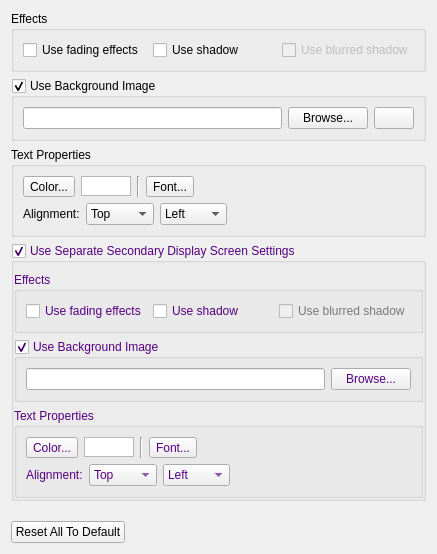
<?xml version="1.0" encoding="UTF-8"?>
<ui version="4.0">
 <class>AnnouncementSettingWidget</class>
 <widget class="QWidget" name="AnnouncementSettingWidget">
  <property name="geometry">
   <rect>
    <x>0</x>
    <y>0</y>
    <width>437</width>
    <height>554</height>
   </rect>
  </property>
  <layout class="QVBoxLayout" name="verticalLayout_2">
   <item>
    <widget class="QGroupBox" name="groupBoxEffects">
     <property name="title">
      <string>Effects</string>
     </property>
     <layout class="QHBoxLayout" name="horizontalLayout_2">
      <item>
       <widget class="QCheckBox" name="checkBoxUseFading">
        <property name="toolTip">
         <string>If checked, when switching displayed text, fades the old text out and fades the new text in .</string>
        </property>
        <property name="text">
         <string>Use fading effects</string>
        </property>
       </widget>
      </item>
      <item>
       <widget class="QCheckBox" name="checkBoxUseShadow">
        <property name="toolTip">
         <string>Useful when using a wallpaper image. Displays a fancy shadow effect.</string>
        </property>
        <property name="text">
         <string>Use shadow</string>
        </property>
       </widget>
      </item>
      <item>
       <widget class="QCheckBox" name="checkBoxUseBlurredShadow">
        <property name="enabled">
         <bool>false</bool>
        </property>
        <property name="toolTip">
         <string>Useful when using a wallpaper image. Displays a fancy shadow effect.</string>
        </property>
        <property name="text">
         <string>Use blurred shadow</string>
        </property>
       </widget>
      </item>
     </layout>
    </widget>
   </item>
   <item>
    <widget class="QGroupBox" name="groupBoxBackground">
     <property name="title">
      <string>Use Background Image</string>
     </property>
     <property name="checkable">
      <bool>true</bool>
     </property>
     <layout class="QHBoxLayout" name="horizontalLayout_4">
      <item>
       <widget class="QLineEdit" name="lineEditBackground">
        <property name="readOnly">
         <bool>true</bool>
        </property>
       </widget>
      </item>
      <item>
       <widget class="QPushButton" name="buttonBackground">
        <property name="text">
         <string>Browse...</string>
        </property>
       </widget>
      </item>
      <item>
       <widget class="QPushButton" name="pushButtonApplyToAll">
        <property name="toolTip">
         <string>Apply this background to all active backgrounds.</string>
        </property>
        <property name="icon">
         <iconset resource="softprojector.qrc">
          <normaloff>:/icons/icons/common.png</normaloff>:/icons/icons/common.png</iconset>
        </property>
       </widget>
      </item>
     </layout>
    </widget>
   </item>
   <item>
    <widget class="QGroupBox" name="groupBoxTextProperties">
     <property name="title">
      <string>Text Properties</string>
     </property>
     <layout class="QVBoxLayout" name="verticalLayout_3">
      <item>
       <layout class="QHBoxLayout" name="horizontalLayout_3">
        <item>
         <widget class="QToolButton" name="toolButtonColor">
          <property name="text">
           <string>Color...</string>
          </property>
         </widget>
        </item>
        <item>
         <widget class="QGraphicsView" name="graphicViewTextColor">
          <property name="sizePolicy">
           <sizepolicy hsizetype="Fixed" vsizetype="Fixed">
            <horstretch>0</horstretch>
            <verstretch>0</verstretch>
           </sizepolicy>
          </property>
          <property name="minimumSize">
           <size>
            <width>50</width>
            <height>20</height>
           </size>
          </property>
          <property name="maximumSize">
           <size>
            <width>50</width>
            <height>20</height>
           </size>
          </property>
         </widget>
        </item>
        <item>
         <widget class="Line" name="line">
          <property name="orientation">
           <enum>Qt::Vertical</enum>
          </property>
         </widget>
        </item>
        <item>
         <widget class="QToolButton" name="toolButtonFont">
          <property name="text">
           <string>Font...</string>
          </property>
         </widget>
        </item>
        <item>
         <widget class="QLabel" name="labelFont">
          <property name="sizePolicy">
           <sizepolicy hsizetype="Minimum" vsizetype="Preferred">
            <horstretch>0</horstretch>
            <verstretch>0</verstretch>
           </sizepolicy>
          </property>
          <property name="wordWrap">
           <bool>true</bool>
          </property>
         </widget>
        </item>
       </layout>
      </item>
      <item>
       <layout class="QHBoxLayout" name="horizontalLayout_8">
        <item>
         <widget class="QLabel" name="labelAlignment">
          <property name="text">
           <string>Alignment:</string>
          </property>
         </widget>
        </item>
        <item>
         <widget class="QComboBox" name="comboBoxVerticalAling">
          <item>
           <property name="text">
            <string>Top</string>
           </property>
          </item>
          <item>
           <property name="text">
            <string>Middle</string>
           </property>
          </item>
          <item>
           <property name="text">
            <string>Bottom</string>
           </property>
          </item>
         </widget>
        </item>
        <item>
         <widget class="QComboBox" name="comboBoxHorizontalAling">
          <item>
           <property name="text">
            <string>Left</string>
           </property>
          </item>
          <item>
           <property name="text">
            <string>Center</string>
           </property>
          </item>
          <item>
           <property name="text">
            <string>Right</string>
           </property>
          </item>
         </widget>
        </item>
        <item>
         <spacer name="horizontalSpacer_2">
          <property name="orientation">
           <enum>Qt::Horizontal</enum>
          </property>
          <property name="sizeHint" stdset="0">
           <size>
            <width>40</width>
            <height>20</height>
           </size>
          </property>
         </spacer>
        </item>
       </layout>
      </item>
     </layout>
    </widget>
   </item>
   <item>
    <widget class="QGroupBox" name="groupBoxUseDisp2">
     <property name="palette">
      <palette>
       <active>
        <colorrole role="WindowText">
         <brush brushstyle="SolidPattern">
          <color alpha="255">
           <red>85</red>
           <green>0</green>
           <blue>127</blue>
          </color>
         </brush>
        </colorrole>
        <colorrole role="Text">
         <brush brushstyle="SolidPattern">
          <color alpha="255">
           <red>85</red>
           <green>0</green>
           <blue>127</blue>
          </color>
         </brush>
        </colorrole>
        <colorrole role="ButtonText">
         <brush brushstyle="SolidPattern">
          <color alpha="255">
           <red>85</red>
           <green>0</green>
           <blue>127</blue>
          </color>
         </brush>
        </colorrole>
        <colorrole role="Highlight">
         <brush brushstyle="SolidPattern">
          <color alpha="255">
           <red>170</red>
           <green>85</green>
           <blue>255</blue>
          </color>
         </brush>
        </colorrole>
       </active>
       <inactive>
        <colorrole role="WindowText">
         <brush brushstyle="SolidPattern">
          <color alpha="255">
           <red>85</red>
           <green>0</green>
           <blue>127</blue>
          </color>
         </brush>
        </colorrole>
        <colorrole role="Text">
         <brush brushstyle="SolidPattern">
          <color alpha="255">
           <red>85</red>
           <green>0</green>
           <blue>127</blue>
          </color>
         </brush>
        </colorrole>
        <colorrole role="ButtonText">
         <brush brushstyle="SolidPattern">
          <color alpha="255">
           <red>85</red>
           <green>0</green>
           <blue>127</blue>
          </color>
         </brush>
        </colorrole>
        <colorrole role="Highlight">
         <brush brushstyle="SolidPattern">
          <color alpha="255">
           <red>170</red>
           <green>85</green>
           <blue>255</blue>
          </color>
         </brush>
        </colorrole>
       </inactive>
       <disabled>
        <colorrole role="WindowText">
         <brush brushstyle="SolidPattern">
          <color alpha="255">
           <red>120</red>
           <green>120</green>
           <blue>120</blue>
          </color>
         </brush>
        </colorrole>
        <colorrole role="Text">
         <brush brushstyle="SolidPattern">
          <color alpha="255">
           <red>120</red>
           <green>120</green>
           <blue>120</blue>
          </color>
         </brush>
        </colorrole>
        <colorrole role="ButtonText">
         <brush brushstyle="SolidPattern">
          <color alpha="255">
           <red>120</red>
           <green>120</green>
           <blue>120</blue>
          </color>
         </brush>
        </colorrole>
        <colorrole role="Highlight">
         <brush brushstyle="SolidPattern">
          <color alpha="255">
           <red>51</red>
           <green>153</green>
           <blue>255</blue>
          </color>
         </brush>
        </colorrole>
       </disabled>
      </palette>
     </property>
     <property name="title">
      <string>Use Separate Secondary Display Screen Settings</string>
     </property>
     <property name="flat">
      <bool>true</bool>
     </property>
     <property name="checkable">
      <bool>true</bool>
     </property>
     <layout class="QVBoxLayout" name="verticalLayout">
      <property name="leftMargin">
       <number>0</number>
      </property>
      <property name="rightMargin">
       <number>0</number>
      </property>
      <property name="bottomMargin">
       <number>0</number>
      </property>
      <item>
       <widget class="QGroupBox" name="groupBoxEffects2">
        <property name="palette">
         <palette>
          <active>
           <colorrole role="WindowText">
            <brush brushstyle="SolidPattern">
             <color alpha="255">
              <red>85</red>
              <green>0</green>
              <blue>127</blue>
             </color>
            </brush>
           </colorrole>
          </active>
          <inactive>
           <colorrole role="WindowText">
            <brush brushstyle="SolidPattern">
             <color alpha="255">
              <red>85</red>
              <green>0</green>
              <blue>127</blue>
             </color>
            </brush>
           </colorrole>
          </inactive>
          <disabled>
           <colorrole role="WindowText">
            <brush brushstyle="SolidPattern">
             <color alpha="255">
              <red>120</red>
              <green>120</green>
              <blue>120</blue>
             </color>
            </brush>
           </colorrole>
          </disabled>
         </palette>
        </property>
        <property name="title">
         <string>Effects</string>
        </property>
        <layout class="QHBoxLayout" name="horizontalLayout_7">
         <item>
          <widget class="QCheckBox" name="checkBoxUseFading2">
           <property name="toolTip">
            <string>If checked, when switching displayed text, fades the old text out and fades the new text in .</string>
           </property>
           <property name="text">
            <string>Use fading effects</string>
           </property>
          </widget>
         </item>
         <item>
          <widget class="QCheckBox" name="checkBoxUseShadow2">
           <property name="toolTip">
            <string>Useful when using a wallpaper image. Displays a fancy shadow effect.</string>
           </property>
           <property name="text">
            <string>Use shadow</string>
           </property>
          </widget>
         </item>
         <item>
          <widget class="QCheckBox" name="checkBoxUseBlurredShadow2">
           <property name="enabled">
            <bool>false</bool>
           </property>
           <property name="toolTip">
            <string>Useful when using a wallpaper image. Displays a fancy shadow effect.</string>
           </property>
           <property name="text">
            <string>Use blurred shadow</string>
           </property>
          </widget>
         </item>
        </layout>
       </widget>
      </item>
      <item>
       <widget class="QGroupBox" name="groupBoxBackground2">
        <property name="palette">
         <palette>
          <active>
           <colorrole role="WindowText">
            <brush brushstyle="SolidPattern">
             <color alpha="255">
              <red>85</red>
              <green>0</green>
              <blue>127</blue>
             </color>
            </brush>
           </colorrole>
          </active>
          <inactive>
           <colorrole role="WindowText">
            <brush brushstyle="SolidPattern">
             <color alpha="255">
              <red>85</red>
              <green>0</green>
              <blue>127</blue>
             </color>
            </brush>
           </colorrole>
          </inactive>
          <disabled>
           <colorrole role="WindowText">
            <brush brushstyle="SolidPattern">
             <color alpha="255">
              <red>120</red>
              <green>120</green>
              <blue>120</blue>
             </color>
            </brush>
           </colorrole>
          </disabled>
         </palette>
        </property>
        <property name="title">
         <string>Use Background Image</string>
        </property>
        <property name="checkable">
         <bool>true</bool>
        </property>
        <layout class="QHBoxLayout" name="horizontalLayout_5">
         <item>
          <widget class="QLineEdit" name="lineEditBackground2">
           <property name="readOnly">
            <bool>true</bool>
           </property>
          </widget>
         </item>
         <item>
          <widget class="QPushButton" name="buttonBackground2">
           <property name="text">
            <string>Browse...</string>
           </property>
          </widget>
         </item>
        </layout>
       </widget>
      </item>
      <item>
       <widget class="QGroupBox" name="groupBoxTextProperties2">
        <property name="palette">
         <palette>
          <active>
           <colorrole role="WindowText">
            <brush brushstyle="SolidPattern">
             <color alpha="255">
              <red>85</red>
              <green>0</green>
              <blue>127</blue>
             </color>
            </brush>
           </colorrole>
          </active>
          <inactive>
           <colorrole role="WindowText">
            <brush brushstyle="SolidPattern">
             <color alpha="255">
              <red>85</red>
              <green>0</green>
              <blue>127</blue>
             </color>
            </brush>
           </colorrole>
          </inactive>
          <disabled>
           <colorrole role="WindowText">
            <brush brushstyle="SolidPattern">
             <color alpha="255">
              <red>120</red>
              <green>120</green>
              <blue>120</blue>
             </color>
            </brush>
           </colorrole>
          </disabled>
         </palette>
        </property>
        <property name="title">
         <string>Text Properties</string>
        </property>
        <layout class="QVBoxLayout" name="verticalLayout_4">
         <item>
          <layout class="QHBoxLayout" name="horizontalLayout_6">
           <item>
            <widget class="QToolButton" name="toolButtonColor2">
             <property name="text">
              <string>Color...</string>
             </property>
            </widget>
           </item>
           <item>
            <widget class="QGraphicsView" name="graphicViewTextColor2">
             <property name="sizePolicy">
              <sizepolicy hsizetype="Fixed" vsizetype="Fixed">
               <horstretch>0</horstretch>
               <verstretch>0</verstretch>
              </sizepolicy>
             </property>
             <property name="minimumSize">
              <size>
               <width>50</width>
               <height>20</height>
              </size>
             </property>
             <property name="maximumSize">
              <size>
               <width>50</width>
               <height>20</height>
              </size>
             </property>
            </widget>
           </item>
           <item>
            <widget class="Line" name="line2">
             <property name="orientation">
              <enum>Qt::Vertical</enum>
             </property>
            </widget>
           </item>
           <item>
            <widget class="QToolButton" name="toolButtonFont2">
             <property name="text">
              <string>Font...</string>
             </property>
            </widget>
           </item>
           <item>
            <widget class="QLabel" name="labelFont2">
             <property name="sizePolicy">
              <sizepolicy hsizetype="Minimum" vsizetype="Preferred">
               <horstretch>0</horstretch>
               <verstretch>0</verstretch>
              </sizepolicy>
             </property>
             <property name="wordWrap">
              <bool>true</bool>
             </property>
            </widget>
           </item>
          </layout>
         </item>
         <item>
          <layout class="QHBoxLayout" name="horizontalLayout_9">
           <item>
            <widget class="QLabel" name="labelAlignmentl2">
             <property name="text">
              <string>Alignment:</string>
             </property>
            </widget>
           </item>
           <item>
            <widget class="QComboBox" name="comboBoxVerticalAling2">
             <item>
              <property name="text">
               <string>Top</string>
              </property>
             </item>
             <item>
              <property name="text">
               <string>Middle</string>
              </property>
             </item>
             <item>
              <property name="text">
               <string>Bottom</string>
              </property>
             </item>
            </widget>
           </item>
           <item>
            <widget class="QComboBox" name="comboBoxHorizontalAling2">
             <item>
              <property name="text">
               <string>Left</string>
              </property>
             </item>
             <item>
              <property name="text">
               <string>Center</string>
              </property>
             </item>
             <item>
              <property name="text">
               <string>Right</string>
              </property>
             </item>
            </widget>
           </item>
           <item>
            <spacer name="horizontalSpacer15">
             <property name="orientation">
              <enum>Qt::Horizontal</enum>
             </property>
             <property name="sizeHint" stdset="0">
              <size>
               <width>59</width>
               <height>20</height>
              </size>
             </property>
            </spacer>
           </item>
          </layout>
         </item>
        </layout>
       </widget>
      </item>
     </layout>
    </widget>
   </item>
   <item>
    <spacer name="verticalSpacer">
     <property name="orientation">
      <enum>Qt::Vertical</enum>
     </property>
     <property name="sizeHint" stdset="0">
      <size>
       <width>20</width>
       <height>0</height>
      </size>
     </property>
    </spacer>
   </item>
   <item>
    <layout class="QHBoxLayout" name="horizontalLayout">
     <item>
      <widget class="QPushButton" name="pushButtonDefault">
       <property name="text">
        <string>Reset All To Default</string>
       </property>
      </widget>
     </item>
     <item>
      <spacer name="horizontalSpacer">
       <property name="orientation">
        <enum>Qt::Horizontal</enum>
       </property>
       <property name="sizeHint" stdset="0">
        <size>
         <width>40</width>
         <height>20</height>
        </size>
       </property>
      </spacer>
     </item>
    </layout>
   </item>
  </layout>
 </widget>
 <tabstops>
  <tabstop>checkBoxUseFading</tabstop>
  <tabstop>checkBoxUseShadow</tabstop>
  <tabstop>checkBoxUseBlurredShadow</tabstop>
  <tabstop>groupBoxBackground</tabstop>
  <tabstop>buttonBackground</tabstop>
  <tabstop>lineEditBackground</tabstop>
  <tabstop>toolButtonColor</tabstop>
  <tabstop>graphicViewTextColor</tabstop>
  <tabstop>toolButtonFont</tabstop>
  <tabstop>comboBoxVerticalAling</tabstop>
  <tabstop>comboBoxHorizontalAling</tabstop>
  <tabstop>groupBoxUseDisp2</tabstop>
  <tabstop>checkBoxUseFading2</tabstop>
  <tabstop>checkBoxUseShadow2</tabstop>
  <tabstop>checkBoxUseBlurredShadow2</tabstop>
  <tabstop>groupBoxBackground2</tabstop>
  <tabstop>buttonBackground2</tabstop>
  <tabstop>lineEditBackground2</tabstop>
  <tabstop>toolButtonColor2</tabstop>
  <tabstop>graphicViewTextColor2</tabstop>
  <tabstop>toolButtonFont2</tabstop>
  <tabstop>comboBoxVerticalAling2</tabstop>
  <tabstop>comboBoxHorizontalAling2</tabstop>
  <tabstop>pushButtonDefault</tabstop>
 </tabstops>
 <resources>
  <include location="softprojector.qrc"/>
 </resources>
 <connections/>
</ui>
